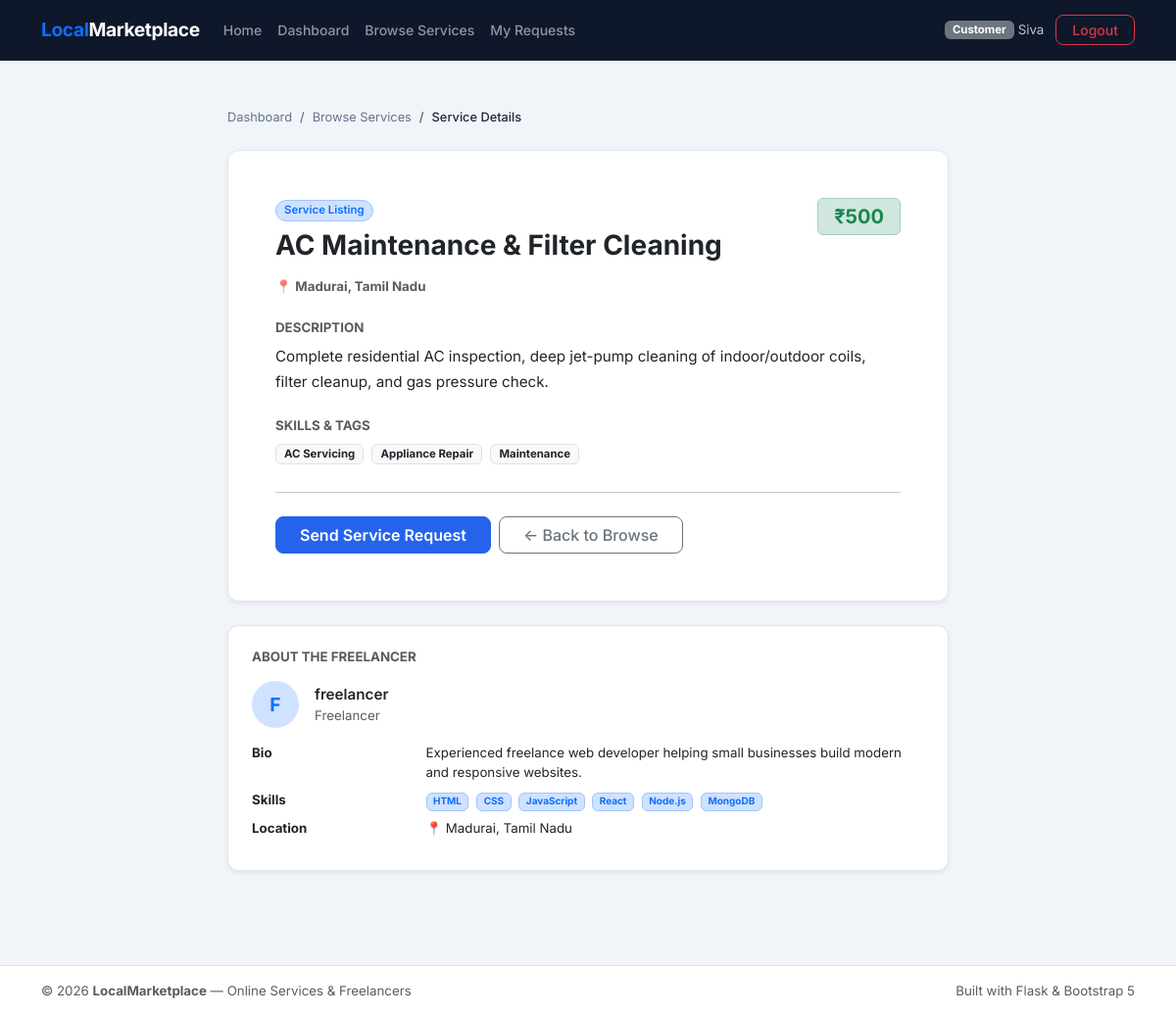
The app's page /customer/services/1 (signed in) with its own data.
### models.py (models this page shows, shortened)
class Service(db.Model):
    __tablename__ = 'services'
    id = db.Column(db.Integer, primary_key=True)
    freelancer_id = db.Column(db.Integer, db.ForeignKey('freelancer_profiles.id'), nullable=False)
    title = db.Column(db.String(200), nullable=False)
    description = db.Column(db.Text, nullable=False)
    skills = db.Column(db.String(500), nullable=True)
    price = db.Column(db.Float, nullable=False)
    location = db.Column(db.String(200), nullable=False)
    requests = db.relationship('ServiceRequest', backref='service', lazy=True, cascade='all, delete-orphan')

class User(db.Model):
    __tablename__ = 'users'
    id = db.Column(db.Integer, primary_key=True)
    name = db.Column(db.String(120), nullable=False)
    email = db.Column(db.String(150), unique=True, nullable=False, index=True)
    password = db.Column(db.String(255), nullable=False)
    role = db.Column(db.String(20), nullable=False)  # 'customer' or 'freelancer'
    profile = db.relationship('FreelancerProfile', backref='user', uselist=False, cascade='all, delete-orphan')

class FreelancerProfile(db.Model):
    __tablename__ = 'freelancer_profiles'
    id = db.Column(db.Integer, primary_key=True)
    user_id = db.Column(db.Integer, db.ForeignKey('users.id'), unique=True, nullable=False)
    bio = db.Column(db.Text, nullable=True)
    skills = db.Column(db.String(500), nullable=True)
    location = db.Column(db.String(200), nullable=True)
    phone = db.Column(db.String(30), nullable=True)
    services = db.relationship('Service', backref='freelancer', lazy=True, cascade='all, delete-orphan')

### app.py (the view)
@app.route('/customer/services/<int:service_id>')
@customer_required
def service_detail(service_id):
    from models import Service, FreelancerProfile
    service = Service.query.get(service_id)
    if not service:
        flash('Service not found.', 'danger')
        return redirect(url_for('browse_services'))
    profile = FreelancerProfile.query.get(service.freelancer_id)
    freelancer_user = profile.user if profile else None
    return render_template(
        'service_detail.html',
        service=service,
        profile=profile,
        freelancer_user=freelancer_user
    )

### app.py (called while the page is built)
def customer_required(f):
    @wraps(f)
    def decorated_function(*args, **kwargs):
        if 'user_id' not in session:
            flash('Please log in to access this page.', 'warning')
            return redirect(url_for('login'))
        if session.get('user_role') != 'customer':
            flash('This page is only accessible to customers.', 'danger')
            return redirect(url_for('dashboard'))
        return f(*args, **kwargs)
    return decorated_function

### templates/service_detail.html (shortened to what this page needs)
{% extends "base.html" %}
{% block content %}
<div class="container py-5">
    <div class="row justify-content-center">
        <div class="col-lg-8">
            <nav aria-label="breadcrumb" class="mb-4">
                <ol class="breadcrumb">
                    <li class="breadcrumb-item">
                        <a href="{{ url_for('customer_dashboard') }}" class="text-decoration-none">Dashboard</a>
                    </li>
                    <li class="breadcrumb-item">
                        <a href="{{ url_for('browse_services') }}" class="text-decoration-none">Browse Services</a>
                    </li>
                    <li class="breadcrumb-item active" aria-current="page">Service Details</li>
                </ol>
            </nav>
            <div class="card border-0 shadow-sm rounded-3 mb-4">
                <div class="card-body p-4 p-md-5">
                    <div class="d-flex justify-content-between align-items-start flex-wrap gap-2 mb-3">
                        <div>
                            <span class="badge bg-primary-subtle text-primary border border-primary-subtle px-2 py-1 rounded-pill small fw-semibold mb-2">
                                Service Listing
                            </span>
                            <h1 class="h3 fw-bold mb-0">{{ service.title }}</h1>
                        </div>
                        <span class="badge bg-success-subtle text-success border border-success-subtle fs-5 px-3 py-2">
                            ₹{{ "{:,.0f}".format(service.price) if (service.price % 1 == 0) else "{:,.2f}".format(service.price) }}
                        </span>
                    </div>
                    <p class="text-muted small mb-4">
                        &#128205; <strong>{{ service.location }}</strong>
                    </p>
                    <h6 class="fw-bold text-uppercase text-muted small mb-2">Description</h6>
                    <p class="mb-4" style="white-space: pre-wrap; line-height: 1.7;">{{ service.description }}</p>
                    {% if service.skills %}
                    <h6 class="fw-bold text-uppercase text-muted small mb-2">Skills &amp; Tags</h6>
                    <div class="mb-4">
                        {% for skill in service.skills.split(',') %}
                            <span class="badge bg-light text-dark border me-1 mb-1 px-2 py-1">{{ skill.strip() }}</span>
                        {% endfor %}
                    </div>
                    {% endif %}
                    <hr class="my-4">
                    <div class="d-flex gap-2">
                        <a href="{{ url_for('send_service_request', service_id=service.id) }}"
                           class="btn btn-primary px-4 fw-semibold"
                           id="send-request-btn-{{ service.id }}">
                            Send Service Request
                        </a>
                        <a href="{{ url_for('browse_services') }}" class="btn btn-outline-secondary px-4">
                            &larr; Back to Browse
                        </a>
                    </div>
                </div>
            </div>
            <div class="card border-0 shadow-sm rounded-3">
                <div class="card-body p-4">
                    <h6 class="fw-bold text-uppercase text-muted small mb-3">About the Freelancer</h6>
                    {% if freelancer_user %}
                    <div class="d-flex align-items-center gap-3 mb-3">
                        <div class="rounded-circle bg-primary-subtle d-flex align-items-center justify-content-center fw-bold text-primary"
                             style="width:48px;height:48px;font-size:1.2rem;">
                            {{ freelancer_user.name[0].upper() }}
                        </div>
                        <div>
                            <div class="fw-semibold">{{ freelancer_user.name }}</div>
                            <div class="small text-muted">Freelancer</div>
                        </div>
                    </div>
                    <dl class="row small mb-0">
                        {% if profile and profile.bio %}
                        <dt class="col-sm-3">Bio</dt>
                        <dd class="col-sm-9">{{ profile.bio }}</dd>
                        {% endif %}
                        {% if profile and profile.skills %}
                        <dt class="col-sm-3">Skills</dt>
                        <dd class="col-sm-9">
                            {% for skill in profile.skills.split(',') %}
                                <span class="badge bg-primary-subtle text-primary border border-primary-subtle me-1">{{ skill.strip() }}</span>
                            {% endfor %}
                        </dd>
                        {% endif %}
                        {% if profile and profile.location %}
                        <dt class="col-sm-3">Location</dt>
                        <dd class="col-sm-9">&#128205; {{ profile.location }}</dd>
                        {% endif %}
                    </dl>
                    {% else %}
                    <p class="text-muted small mb-0">Freelancer information not available.</p>
                    {% endif %}
                </div>
            </div>
        </div>
    </div>
</div>
{% endblock %}

### static/css/style.css (style rules this page uses)
body { font-family: 'Inter', -apple-system, BlinkMacSystemFont, "Segoe UI", Roboto, Helvetica, Arial, sans-serif; color: #1e293b; background-color: #f1f5f9; font-size: 0.95rem; }
.card { background: #ffffff; border: 1px solid #e2e8f0 !important; border-radius: 0.75rem !important; }
.btn { font-weight: 500; border-radius: 0.5rem; }
.btn-primary { background-color: #2563eb; border-color: #2563eb; }
.breadcrumb { font-size: 0.8rem; margin-bottom: 0; }
.breadcrumb-item a { color: #64748b; text-decoration: none; }
.breadcrumb-item.active { color: #1e293b; font-weight: 500; }

### records on screen
Service: title "AC Maintenance & Filter Cleaning", price "500", location "Madurai, Tamil Nadu", description "Complete residential AC inspection, deep jet-pump cleaning of indoor/outdoor coils, filter cleanup, and gas pressure check."
User: name "F", name "freelancer"
FreelancerProfile: bio "Experienced freelance web developer helping small businesses build modern and responsive websites.", location "Madurai, Tamil Nadu"

### other values on screen
{{ session.get('user_role') }} "Customer"
{{ session.get('user_name') }} "Siva"
{{ skill.strip() }} "AC Servicing" "Appliance Repair" "Maintenance"
{{ skill.strip() }} "HTML" "CSS" "JavaScript" "React" "Node.js" "MongoDB"
